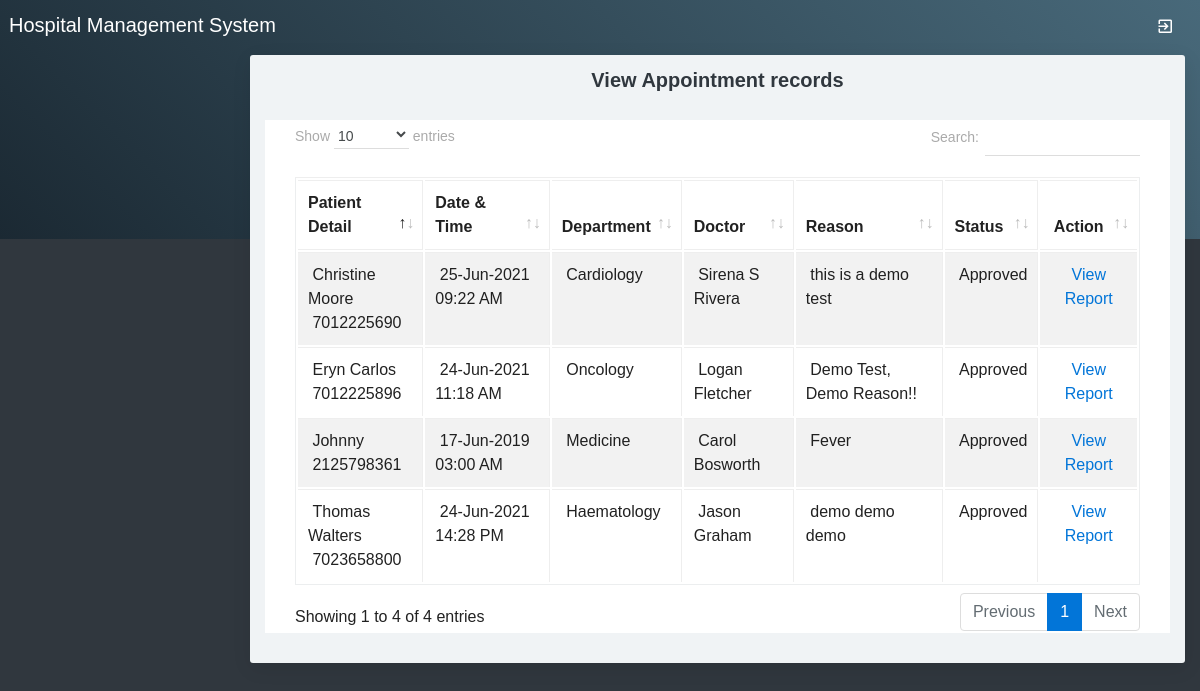
Page /viewappointment.php on the committed database.
### tables this page shows
CREATE TABLE `appointment` (
  `appointmentid` int(10) NOT NULL,
  `appointmenttype` varchar(25) NOT NULL,
  `patientid` int(10) NOT NULL,
  `roomid` int(10) NOT NULL,
  `departmentid` int(10) NOT NULL,
  `appointmentdate` date NOT NULL,
  `appointmenttime` time NOT NULL,
  `doctorid` int(10) NOT NULL,
  `status` varchar(10) NOT NULL,
  `app_reason` text NOT NULL
);

CREATE TABLE `patient` (
  `patientid` int(10) NOT NULL,
  `patientname` varchar(50) NOT NULL,
  `admissiondate` date NOT NULL,
  `admissiontime` time NOT NULL,
  `address` varchar(250) NOT NULL,
  `mobileno` varchar(15) NOT NULL,
  `city` varchar(25) NOT NULL,
  `pincode` varchar(20) NOT NULL,
  `loginid` varchar(50) NOT NULL,
  `password` varchar(25) NOT NULL,
  `bloodgroup` varchar(20) NOT NULL,
  `gender` varchar(10) NOT NULL,
  `dob` date NOT NULL,
  `status` varchar(10) NOT NULL
);

CREATE TABLE `department` (
  `departmentid` int(10) NOT NULL,
  `departmentname` varchar(100) NOT NULL,
  `description` text NOT NULL,
  `status` varchar(10) NOT NULL
);

CREATE TABLE `doctor` (
  `doctorid` int(10) NOT NULL,
  `doctorname` varchar(50) NOT NULL,
  `mobileno` varchar(15) NOT NULL,
  `departmentid` int(10) NOT NULL,
  `loginid` varchar(25) NOT NULL,
  `password` varchar(25) NOT NULL,
  `status` varchar(10) NOT NULL,
  `education` varchar(25) NOT NULL,
  `experience` float(11,1) NOT NULL,
  `consultancy_charge` float(10,2) NOT NULL
);

### viewappointment.php (the view, shortened to what this page needs)
<?php
include("adformheader.php");
include("dbconnection.php");
?>
<div class="container-fluid">
  <div class="block-header">
    <h2 class="text-center">View Appointment records</h2>
  </div>
<div class="card">
  <section class="container">
    <table class="table table-bordered table-striped table-hover js-basic-example dataTable">
      <thead>
        <tr>
          <th>Patient Detail</th>
          <th>Date & Time</th>
          <th>Department</th>
          <th>Doctor</th>
          <th>Reason</th>
          <th>Status</th>
          <th><div align="center">Action</div></th>
        </tr>
        </thead>
        <tbody>
          <?php
		$sql ="SELECT * FROM appointment WHERE (status !='')";
		$qsql = mysqli_query($con,$sql);
		while($rs = mysqli_fetch_array($qsql))
		{
			$sqlpat = "SELECT * FROM patient WHERE patientid='$rs[patientid]'";
			$qsqlpat = mysqli_query($con,$sqlpat);
			$rspat = mysqli_fetch_array($qsqlpat);
			$sqldept = "SELECT * FROM department WHERE departmentid='$rs[departmentid]'";
			$qsqldept = mysqli_query($con,$sqldept);
			$rsdept = mysqli_fetch_array($qsqldept);
			$sqldoc= "SELECT * FROM doctor WHERE doctorid='$rs[doctorid]'";
			$qsqldoc = mysqli_query($con,$sqldoc);
			$rsdoc = mysqli_fetch_array($qsqldoc);
        echo "<tr>
          <td>&nbsp;$rspat[patientname]<br>&nbsp;$rspat[mobileno]</td>
			 <td>&nbsp;" . date("d-M-Y",strtotime($rs[appointmentdate])) . " &nbsp; " . date("H:i A",strtotime($rs[appointmenttime])) . "</td>
		    <td>&nbsp;$rsdept[departmentname]</td>
			   <td>&nbsp;$rsdoc[doctorname]</td>
			    <td>&nbsp;$rs[app_reason]</td>
			    <td>&nbsp;$rs[status]</td>
          <td><div align='center'>";
		  if($rs[status] != "Approved")
		  {
				  if(!(isset($_SESSION[patientid])))
				  {
						  echo "<a href='appointmentapproval.php?editid=$rs[appointmentid]'>Approve</a><hr>";
				  }
				 echo "  <a href='viewappointment.php?delid=$rs[appointmentid]'>Delete</a>";
		  }
		  else
		  {
				echo "<a href='patientreport.php?patientid=$rs[patientid]&appointmentid=$rs[appointmentid]'>View Report</a>";
		  }
		 echo "</center></td></tr>";
		}
		?>
      </tbody>
    </table>
</section>
</div>
</div>
<?php
include("adformfooter.php");
?>

### rows in the picture
appointment: patientid.patientname "Johnny", patientid.mobileno "2125798361", appointmentdate "17-Jun-2019", appointmenttime "03:00 AM", departmentid.departmentname "Medicine", doctorid.doctorname "Carol Bosworth", app_reason "Fever", status "Approved"
appointment: patientid.patientname "Christine Moore", patientid.mobileno "7012225690", appointmentdate "25-Jun-2021", appointmenttime "09:22 AM", departmentid.departmentname "Cardiology", doctorid.doctorname "Sirena S Rivera", app_reason "this is a demo test", status "Approved"
appointment: patientid.patientname "Thomas Walters", patientid.mobileno "7023658800", appointmentdate "24-Jun-2021", appointmenttime "14:28 PM", departmentid.departmentname "Haematology", doctorid.doctorname "Jason Graham", app_reason "demo demo demo", status "Approved"
appointment: patientid.patientname "Eryn Carlos", patientid.mobileno "7012225896", appointmentdate "24-Jun-2021", appointmenttime "11:18 AM", departmentid.departmentname "Oncology", doctorid.doctorname "Logan Fletcher", app_reason "Demo Test, Demo Reason!!", status "Approved"
